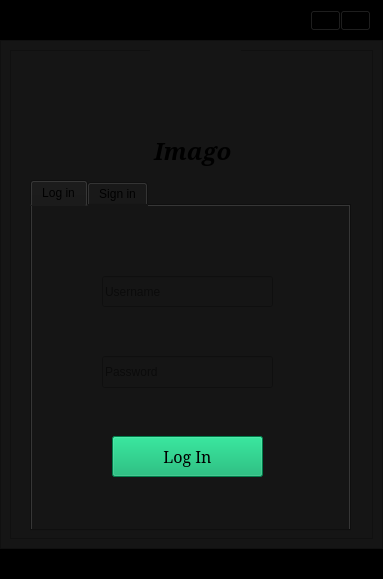
<?xml version="1.0" encoding="UTF-8"?>
<ui version="4.0">
 <class>login_window</class>
 <widget class="QMainWindow" name="login_window">
  <property name="geometry">
   <rect>
    <x>0</x>
    <y>0</y>
    <width>383</width>
    <height>579</height>
   </rect>
  </property>
  <property name="minimumSize">
   <size>
    <width>383</width>
    <height>579</height>
   </size>
  </property>
  <property name="maximumSize">
   <size>
    <width>383</width>
    <height>579</height>
   </size>
  </property>
  <property name="windowTitle">
   <string>MainWindow</string>
  </property>
  <property name="styleSheet">
   <string notr="true"/>
  </property>
  <widget class="QWidget" name="centralwidget">
   <layout class="QVBoxLayout" name="verticalLayout">
    <property name="spacing">
     <number>0</number>
    </property>
    <property name="leftMargin">
     <number>0</number>
    </property>
    <property name="topMargin">
     <number>0</number>
    </property>
    <property name="rightMargin">
     <number>0</number>
    </property>
    <property name="bottomMargin">
     <number>0</number>
    </property>
    <item>
     <widget class="QFrame" name="login_header">
      <property name="maximumSize">
       <size>
        <width>16777215</width>
        <height>40</height>
       </size>
      </property>
      <property name="styleSheet">
       <string notr="true">background-color: rgb(0, 0, 0);</string>
      </property>
      <property name="frameShape">
       <enum>QFrame::StyledPanel</enum>
      </property>
      <property name="frameShadow">
       <enum>QFrame::Plain</enum>
      </property>
      <property name="lineWidth">
       <number>1</number>
      </property>
      <widget class="QPushButton" name="login_close_button">
       <property name="geometry">
        <rect>
         <x>340</x>
         <y>10</y>
         <width>31</width>
         <height>21</height>
        </rect>
       </property>
       <property name="text">
        <string/>
       </property>
       <property name="icon">
        <iconset resource="images.qrc">
         <normaloff>:/images/images/cross.png</normaloff>:/images/images/cross.png</iconset>
       </property>
      </widget>
      <widget class="QPushButton" name="login_minimize_button">
       <property name="geometry">
        <rect>
         <x>310</x>
         <y>10</y>
         <width>31</width>
         <height>21</height>
        </rect>
       </property>
       <property name="text">
        <string/>
       </property>
       <property name="icon">
        <iconset resource="images.qrc">
         <normaloff>:/images/images/minimize.png</normaloff>:/images/images/minimize.png</iconset>
       </property>
      </widget>
     </widget>
    </item>
    <item>
     <widget class="QFrame" name="login_body">
      <property name="styleSheet">
       <string notr="true">background-color: rgb(21, 21, 21);</string>
      </property>
      <property name="frameShape">
       <enum>QFrame::StyledPanel</enum>
      </property>
      <property name="frameShadow">
       <enum>QFrame::Plain</enum>
      </property>
      <layout class="QHBoxLayout" name="horizontalLayout">
       <item>
        <widget class="QFrame" name="login_frame">
         <property name="frameShape">
          <enum>QFrame::StyledPanel</enum>
         </property>
         <property name="frameShadow">
          <enum>QFrame::Plain</enum>
         </property>
         <widget class="QTabWidget" name="tabWidget">
          <property name="enabled">
           <bool>true</bool>
          </property>
          <property name="geometry">
           <rect>
            <x>20</x>
            <y>130</y>
            <width>321</width>
            <height>351</height>
           </rect>
          </property>
          <property name="styleSheet">
           <string notr="true">background-color: rgb(21, 21, 21);</string>
          </property>
          <property name="tabPosition">
           <enum>QTabWidget::North</enum>
          </property>
          <property name="tabShape">
           <enum>QTabWidget::Rounded</enum>
          </property>
          <property name="currentIndex">
           <number>0</number>
          </property>
          <property name="usesScrollButtons">
           <bool>true</bool>
          </property>
          <property name="tabsClosable">
           <bool>false</bool>
          </property>
          <widget class="QWidget" name="tab">
           <attribute name="title">
            <string>Log in</string>
           </attribute>
           <widget class="QLineEdit" name="login_username">
            <property name="geometry">
             <rect>
              <x>70</x>
              <y>70</y>
              <width>171</width>
              <height>31</height>
             </rect>
            </property>
            <property name="placeholderText">
             <string>Username</string>
            </property>
           </widget>
           <widget class="QLineEdit" name="login_password">
            <property name="geometry">
             <rect>
              <x>70</x>
              <y>150</y>
              <width>171</width>
              <height>32</height>
             </rect>
            </property>
            <property name="echoMode">
             <enum>QLineEdit::Password</enum>
            </property>
            <property name="placeholderText">
             <string>Password</string>
            </property>
           </widget>
           <widget class="QPushButton" name="login_button">
            <property name="geometry">
             <rect>
              <x>80</x>
              <y>230</y>
              <width>151</width>
              <height>41</height>
             </rect>
            </property>
            <property name="font">
             <font>
              <family>Noto Serif</family>
              <pointsize>12</pointsize>
              <weight>50</weight>
              <italic>false</italic>
              <bold>false</bold>
             </font>
            </property>
            <property name="styleSheet">
             <string notr="true">background-color: rgb(0, 173, 103);
color: rgb(0, 0, 0);</string>
            </property>
            <property name="text">
             <string>Log In</string>
            </property>
           </widget>
          </widget>
          <widget class="QWidget" name="tab_2">
           <attribute name="title">
            <string>Sign in</string>
           </attribute>
           <widget class="QLineEdit" name="signin_username">
            <property name="geometry">
             <rect>
              <x>70</x>
              <y>50</y>
              <width>171</width>
              <height>32</height>
             </rect>
            </property>
            <property name="placeholderText">
             <string>Username</string>
            </property>
           </widget>
           <widget class="QLineEdit" name="signin_password">
            <property name="geometry">
             <rect>
              <x>70</x>
              <y>120</y>
              <width>171</width>
              <height>32</height>
             </rect>
            </property>
            <property name="echoMode">
             <enum>QLineEdit::Password</enum>
            </property>
            <property name="placeholderText">
             <string>Password</string>
            </property>
           </widget>
           <widget class="QLineEdit" name="signin_confirm_password">
            <property name="geometry">
             <rect>
              <x>70</x>
              <y>160</y>
              <width>171</width>
              <height>32</height>
             </rect>
            </property>
            <property name="echoMode">
             <enum>QLineEdit::Password</enum>
            </property>
            <property name="placeholderText">
             <string>Confirm Password</string>
            </property>
           </widget>
           <widget class="QPushButton" name="signin_button">
            <property name="geometry">
             <rect>
              <x>80</x>
              <y>230</y>
              <width>151</width>
              <height>41</height>
             </rect>
            </property>
            <property name="font">
             <font>
              <family>Noto Serif</family>
              <pointsize>12</pointsize>
             </font>
            </property>
            <property name="styleSheet">
             <string notr="true">color: rgb(0, 0, 0);
background-color: rgb(0, 173, 103);</string>
            </property>
            <property name="text">
             <string>Sign In</string>
            </property>
           </widget>
          </widget>
         </widget>
         <widget class="QFrame" name="login_icon">
          <property name="geometry">
           <rect>
            <x>140</x>
            <y>0</y>
            <width>91</width>
            <height>81</height>
           </rect>
          </property>
          <property name="styleSheet">
           <string notr="true">image: url(:/images/images/imago.png);</string>
          </property>
          <property name="frameShape">
           <enum>QFrame::NoFrame</enum>
          </property>
          <property name="frameShadow">
           <enum>QFrame::Raised</enum>
          </property>
         </widget>
         <widget class="QTextBrowser" name="text_title">
          <property name="geometry">
           <rect>
            <x>140</x>
            <y>80</y>
            <width>111</width>
            <height>51</height>
           </rect>
          </property>
          <property name="font">
           <font>
            <family>Noto Serif</family>
            <pointsize>18</pointsize>
            <weight>75</weight>
            <italic>true</italic>
            <bold>true</bold>
           </font>
          </property>
          <property name="frameShape">
           <enum>QFrame::NoFrame</enum>
          </property>
          <property name="html">
           <string>&lt;!DOCTYPE HTML PUBLIC &quot;-//W3C//DTD HTML 4.0//EN&quot; &quot;http://www.w3.org/TR/REC-html40/strict.dtd&quot;&gt;
&lt;html&gt;&lt;head&gt;&lt;meta name=&quot;qrichtext&quot; content=&quot;1&quot; /&gt;&lt;style type=&quot;text/css&quot;&gt;
p, li { white-space: pre-wrap; }
&lt;/style&gt;&lt;/head&gt;&lt;body style=&quot; font-family:'Noto Serif'; font-size:18pt; font-weight:600; font-style:italic;&quot;&gt;
&lt;p style=&quot; margin-top:0px; margin-bottom:0px; margin-left:0px; margin-right:0px; -qt-block-indent:0; text-indent:0px;&quot;&gt;Imago&lt;/p&gt;&lt;/body&gt;&lt;/html&gt;</string>
          </property>
         </widget>
        </widget>
       </item>
      </layout>
     </widget>
    </item>
    <item>
     <widget class="QFrame" name="login_footer">
      <property name="maximumSize">
       <size>
        <width>16777215</width>
        <height>30</height>
       </size>
      </property>
      <property name="styleSheet">
       <string notr="true">background-color: rgb(0, 0, 0);</string>
      </property>
      <property name="frameShape">
       <enum>QFrame::StyledPanel</enum>
      </property>
      <property name="frameShadow">
       <enum>QFrame::Plain</enum>
      </property>
     </widget>
    </item>
   </layout>
  </widget>
 </widget>
 <resources>
  <include location="images.qrc"/>
 </resources>
 <connections/>
</ui>
